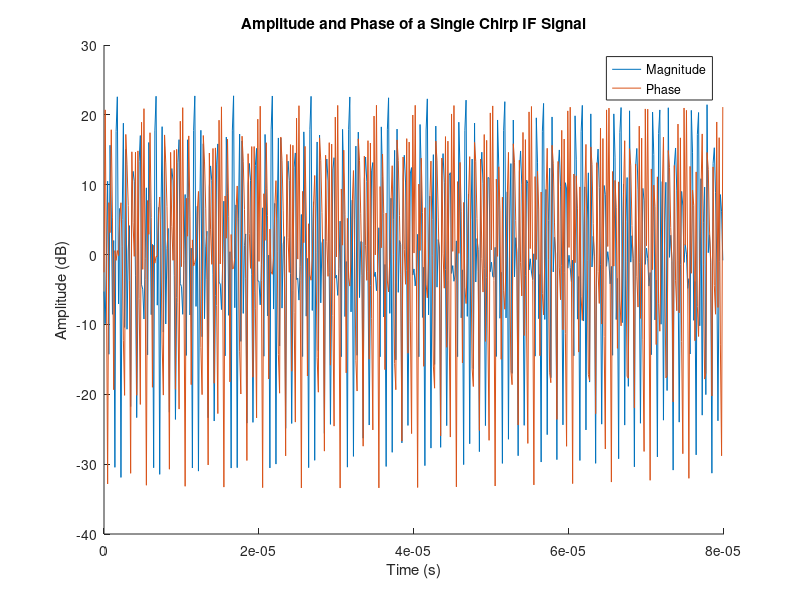

This figure's MATLAB source: (Note: this script raises an error after producing the figure.)
clear;
clc;
close all;

%% parameters

c = 3e8;           % Speed of light
stratFreq = 77e9;  % Start frequency

Tr = 80e-6;          % Individual Chirp duration (also the period)
Samples = 512;       % Number of sampling points (configurable)
Fs = 1/Tr*Samples;   % Sampling rate

rangeBin = Samples;  % Number of range bins
chirps = 1024;        % Number of chirps (configurable)
dopplerBin = chirps; % Number of Doppler bins

slope = 29982e9;       % Chirp slope (configurable)
Bandwidth = slope * Tr;  % Effective bandwidth of transmitted signal
BandwidthValid = Samples/Fs*slope; % Actual signal bandwidth based on sampling
centerFreq = stratFreq + Bandwidth / 2; % Center frequency
lambda = c / centerFreq; % Wavelength

max_dist = (Fs*c)/(2*slope); % max usable radar distance

%channel number is product of rx and tx antennas -> "virtualAntenna"
txAntenna = ones(1,4); % Transmitting antenna configuration (configurable)
rxAntenna = ones(1,8); % Receiving antenna configuration (configurable)
txNum = length(txAntenna);
rxNum = length(rxAntenna);
virtualAntenna = length(txAntenna) * length(rxAntenna);

dz = lambda / 2; % Elevation spacing between receiving antennas (configurable)
dx = lambda / 2; % Horizontal spacing between receiving antennas (configurable)
% doaMethod = 2; % DOA estimation method: 1-DBF, 2-FFT, 3-Capon
target = [
    13 2 -30; % target1: range (m), speed (m/s), angle (degrees) , all these + num of targets is configurable
    5 -1 20
    20 4 10
    25 3 -15
    ];
targetNum = size(target,1);

%% generata signals
rawData = zeros(virtualAntenna,Samples,chirps); %pre-all 

t = 0:1/Fs:Tr-(1/Fs); % Time sequence for chirp sampling
for chirpId = 1:chirps %iterate for every chirp
    for txId = 1:txNum %iterate for each tx antenna
        St = exp((1i*2*pi)*(centerFreq*(t+((txNum-1)*chirps + chirpId)*Tr)+slope/2*t.^2)); % Transmitted signal
        for rxId = 1:rxNum %iterate for each rx antenna
            Sif = zeros(1,rangeBin);
            for targetId = 1:targetNum
                
                %3 TARGETS IN RADAR RANGE
                targetRange = target(targetId,1);
                targetSpeed = target(targetId,2);
                targetAngle = target(targetId,3);

                tau = 2 * (targetRange + targetSpeed * (txId - 1) * Tr) / c; % round trip delay
                fd = 2 * targetSpeed / lambda; % doppler frequency shift;
                wx = ((txId-1) * rxNum + rxId) / lambda * dx * sind(targetAngle); % phase shift?
                Sr = 10*exp((1i*2*pi)*((centerFreq-fd)*(t-tau+((txNum-1)*chirps + chirpId) * Tr)+slope/2*(t-tau).^2 + wx));  % Echo signal
                Sif = Sif + St .* conj(Sr); % IF signal 
            end
            rawData((txId-1) * rxNum + rxId,:,chirpId) = Sif; %store IF in raw data
        end
    end
end


%% Select One Chirp 
% plot the real part and imag part of that chirp
%separating real and imaginary components all signals

%extract single chirp IF signal
sing_chirp = rawData(1,:,1);

%extract magntiude and phase
chirp_mag = real(sing_chirp);
chirp_phase = imag(sing_chirp);

%plot chirp
figure(1);
title('Amplitude and Phase of a Single Chirp IF Signal');
xlabel('Time (s)');
ylabel('Amplitude (dB)');
hold on
plot(t,chirp_mag,'DisplayName','Magnitude');
plot(t,chirp_phase,'DisplayName','Phase');
hold off
legend

%% For All Chirps
% perform 1D FFT to see the range-Doppler Spectrum 
% using mesh() to plot 3D surface data with grid lines, and use view() to select top-down (2D-like) view. 

%pre-all
chirp_trans = zeros(Samples); 
chirp_trans_all = zeros(virtualAntenna,Samples,chirps);

%graph axes
speedRes = lambda / (2 * dopplerBin * Tr); %speed resolution
vel = (-dopplerBin/2:1:dopplerBin/2 - 1) * speedRes; %velocity axis
rangeRes = c / (2 * Bandwidth); % Range resolution
range = (0:rangeBin-1) * rangeRes; % Range axis

samp_data = squeeze(rawData(1,:,:)); %all samples for all chirps

wind1 = hanning(Samples); %hanning window function

%1d fft for every chirp
for chan_idx = 1:virtualAntenna
    for idx = 1:chirps
        chirp_trans(:,idx) = abs((fft(samp_data(:,idx).*wind1))); 
    end
    chirp_trans_all(chan_idx,:,:) = chirp_trans;
end

%range fft plot
figure(2);
imagesc(vel',range,db(squeeze(chirp_trans_all(1,:,:))));
title('Range-FFT');
xlabel('Velocity (m/s)');
ylabel('Range (m)');

%% 2D FFT Matrix
% get a 2D FFT Matrix for all chirps, this is a 3D matrix, like rawData(rangeId,angleIndex,dopplerId)

%pre-all
sig_sum = 0;
chirp_trans_2 = zeros(virtualAntenna,Samples,chirps);

%pre-all
chirps_trans_2 = zeros(virtualAntenna,Samples,chirps); 

%hanning window function in second dim
wind2 = hanning(chirps)';

%range-doppler calc and summing
for chan_num = 1:virtualAntenna
    samp_data_rang_dopp = squeeze(rawData(chan_num,:,:));
    chirp_trans_2(chan_num,:,:) = fftshift(fft2(samp_data_rang_dopp.*wind1.*wind2),2); %2d fft with window
    sig_sum = sig_sum + abs(chirp_trans_2(chan_num,:,:)); %sum magnitude of each peak
end

%% Range-Doppler 
% perform range-doppler to 2D FFT Matrix

%range-doppler plot
figure(3);
imagesc(vel, range, db(abs(squeeze(chirp_trans_2(1,:,:)))));
title('Range-Doppler Spectrum');
ylabel('Range (m)');
xlabel('Velocity (m/s)');

%% Range-Angle
% perform range-angle to 2D FFT Matrix

angleRes = lambda / (virtualAntenna * dx) * 180 / pi; % Angular resolution (degrees)
angleIndex = -(-virtualAntenna/2:1:virtualAntenna/2 - 1) * angleRes; %angle bins

wind3 = hanning(virtualAntenna);
wind4 = hanning(rangeBin)';

ang_sum = 0;
ran_ang_fft = zeros(virtualAntenna,Samples,chirps);

%range-angle fft calc
for chirp_num = 1:chirps
    samp_data_rang_ang = squeeze(rawData(:,:,chirp_num));
    anglefft = fftshift(fft(samp_data_rang_ang.*wind3.*wind4));
    ran_ang_fft(:,:,chirp_num) = fft(anglefft,[],2);
    ang_sum = ang_sum + abs(ran_ang_fft(:,:,chirp_num));
end

%range fft plot
figure(4);
imagesc(range, angleIndex, db(abs(ran_ang_fft(:,:,1))));
title('Range-Angle Spectrum');
xlabel('Range (m)');
ylabel('Angle of Attack (°)')

%% channel Accumulate
% sum signals from multiple channels (e.g., antennas, chirps, or pulses) to improve signal-to-noise ratio (SNR) 

%DONE WITHIN OG RANGE-DOPPLER LOOP

%% Generate CFAR Data 
% get a Range-Doppler Map

sig_sum = squeeze(sig_sum); %removing singleton dim

%summed range doppler plot
figure(5);
imagesc(vel, range, db(abs(sig_sum)));
title('Summed Range-Doppler Spectrum');
ylabel('Range (m)');
xlabel('Velocity (m/s)');

%% Peak Search 
% locate target peaks

%reference vals for cfar 
bias = 5; %mult factor for thres
guard = 1; %ignored cells next to COI
ref = 3; %cells used for thres
buffer = ref+guard; %buffer from COI
min_ind = buffer+1; %minimum usable val
max_ind = Samples-buffer; %maximum usable val

%pre-all
thres = zeros(1,max_ind);
range_detect = zeros(1,max_ind);
vel_detect = zeros(1,max_ind);
ang_detect = zeros(1,max_ind);

%cfar alg
for cfar_samp = min_ind:max_ind       
    %finding ref cells
    left_ref = mean(sig_sum(((cfar_samp-(ref+1)):(cfar_samp-(guard+1))),:),2); 
    right_ref = mean(sig_sum(((cfar_samp+(guard+1)):(cfar_samp+(ref+1))),:),2);
    ref_vec = cat(1,left_ref,right_ref);

    %pads unused indexes w 0
    if (length(ref_vec) == ref) | (length(ref_vec) == 2*ref)
        thres(cfar_samp) = mean(ref_vec)*bias;
    else
        thres(cfar_samp) = 0;
    end 
    
    %peak is a target if it passes the thres val at its index
    if mean(sig_sum(cfar_samp,:)) > thres(cfar_samp)
        range_detect(cfar_samp) = range(:,cfar_samp);
    end
end

%% DOA (Direction of Arrival)
% finally get the distance, angle, and speed of the targets 

range_vals = findpeaks(range_detect); %target range values

%pre-all
find_idx = zeros(1,length(range_vals));

%find peak vals for vel and AoA using range indexes
for det = 1:length(range_detect)
    if range_detect(det) ~= 0
        [~,max_y] = find(sig_sum == max(sig_sum(det,:)));
        vel_detect(det) = vel(max_y);
        [max_x,~] = find(ang_sum == max(ang_sum(:,det)));
        ang_detect(det) = angleIndex(max_x);
    end
end

%find indexes for vel and ang values to find vel and AoA peaks
for look_idx = 1:length(range_vals)
    find_idx(look_idx) = find(range_detect == range_vals(look_idx));
end
vel_vals = vel_detect(find_idx);
ang_vals = ang_detect(find_idx);

%display final results
fprintf('There are %d objects detected\n', length(range_vals));
for print_idx=1:length(range_vals)
    fprintf('Object %d has a range of %.2f m, a velocity of %.2f m/s, and an angle of attack of %.2f°.\n',print_idx, range_vals(print_idx),vel_vals(print_idx),ang_vals(print_idx)); 
end
